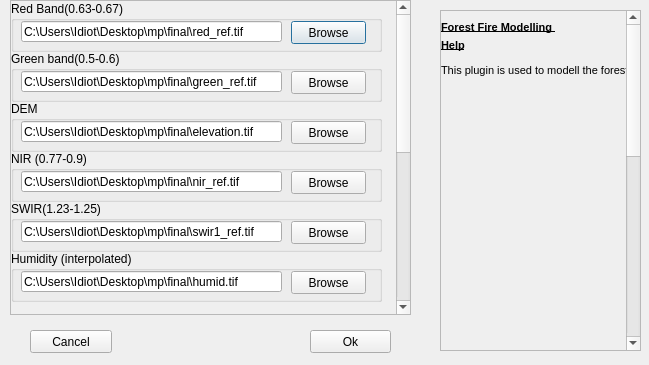
<?xml version="1.0" encoding="UTF-8"?>
<ui version="4.0">
 <class>bathymetryDialogBase</class>
 <widget class="QDialog" name="bathymetryDialogBase">
  <property name="geometry">
   <rect>
    <x>0</x>
    <y>0</y>
    <width>649</width>
    <height>365</height>
   </rect>
  </property>
  <property name="windowTitle">
   <string>Forest Fire</string>
  </property>
  <widget class="QScrollArea" name="scrollArea_2">
   <property name="geometry">
    <rect>
     <x>10</x>
     <y>0</y>
     <width>401</width>
     <height>315</height>
    </rect>
   </property>
   <property name="verticalScrollBarPolicy">
    <enum>Qt::ScrollBarAlwaysOn</enum>
   </property>
   <property name="widgetResizable">
    <bool>true</bool>
   </property>
   <widget class="QWidget" name="scrollAreaWidgetContents_2">
    <property name="geometry">
     <rect>
      <x>0</x>
      <y>-337</y>
      <width>382</width>
      <height>650</height>
     </rect>
    </property>
    <property name="minimumSize">
     <size>
      <width>0</width>
      <height>650</height>
     </size>
    </property>
    <widget class="QGroupBox" name="groupBox_2">
     <property name="geometry">
      <rect>
       <x>0</x>
       <y>0</y>
       <width>371</width>
       <height>51</height>
      </rect>
     </property>
     <property name="title">
      <string>Red Band(0.63-0.67)</string>
     </property>
     <widget class="QPushButton" name="red_btn">
      <property name="geometry">
       <rect>
        <x>280</x>
        <y>20</y>
        <width>75</width>
        <height>23</height>
       </rect>
      </property>
      <property name="text">
       <string>Browse</string>
      </property>
     </widget>
     <widget class="QLineEdit" name="red">
      <property name="geometry">
       <rect>
        <x>10</x>
        <y>20</y>
        <width>261</width>
        <height>21</height>
       </rect>
      </property>
      <property name="text">
       <string>C:\Users\Idiot\Desktop\mp\final\red_ref.tif</string>
      </property>
     </widget>
    </widget>
    <widget class="QGroupBox" name="groupBox_3">
     <property name="geometry">
      <rect>
       <x>0</x>
       <y>50</y>
       <width>371</width>
       <height>51</height>
      </rect>
     </property>
     <property name="title">
      <string>Green band(0.5-0.6)</string>
     </property>
     <widget class="QPushButton" name="green_btn">
      <property name="geometry">
       <rect>
        <x>280</x>
        <y>20</y>
        <width>75</width>
        <height>23</height>
       </rect>
      </property>
      <property name="text">
       <string>Browse</string>
      </property>
     </widget>
     <widget class="QLineEdit" name="green">
      <property name="geometry">
       <rect>
        <x>10</x>
        <y>20</y>
        <width>261</width>
        <height>21</height>
       </rect>
      </property>
      <property name="text">
       <string>C:\Users\Idiot\Desktop\mp\final\green_ref.tif</string>
      </property>
     </widget>
    </widget>
    <widget class="QGroupBox" name="groupBox_5">
     <property name="geometry">
      <rect>
       <x>0</x>
       <y>100</y>
       <width>371</width>
       <height>51</height>
      </rect>
     </property>
     <property name="title">
      <string>DEM</string>
     </property>
     <widget class="QPushButton" name="dem_btn">
      <property name="geometry">
       <rect>
        <x>280</x>
        <y>20</y>
        <width>75</width>
        <height>23</height>
       </rect>
      </property>
      <property name="text">
       <string>Browse</string>
      </property>
     </widget>
     <widget class="QLineEdit" name="dem">
      <property name="geometry">
       <rect>
        <x>10</x>
        <y>20</y>
        <width>261</width>
        <height>21</height>
       </rect>
      </property>
      <property name="text">
       <string>C:\Users\Idiot\Desktop\mp\final\elevation.tif</string>
      </property>
     </widget>
    </widget>
    <widget class="QGroupBox" name="groupBox_12">
     <property name="geometry">
      <rect>
       <x>0</x>
       <y>150</y>
       <width>371</width>
       <height>51</height>
      </rect>
     </property>
     <property name="title">
      <string>NIR (0.77-0.9)</string>
     </property>
     <widget class="QPushButton" name="nir_btn">
      <property name="geometry">
       <rect>
        <x>280</x>
        <y>20</y>
        <width>75</width>
        <height>23</height>
       </rect>
      </property>
      <property name="text">
       <string>Browse</string>
      </property>
     </widget>
     <widget class="QLineEdit" name="nir">
      <property name="geometry">
       <rect>
        <x>10</x>
        <y>20</y>
        <width>261</width>
        <height>21</height>
       </rect>
      </property>
      <property name="text">
       <string>C:\Users\Idiot\Desktop\mp\final\nir_ref.tif</string>
      </property>
     </widget>
    </widget>
    <widget class="QGroupBox" name="groupBox_8">
     <property name="enabled">
      <bool>true</bool>
     </property>
     <property name="geometry">
      <rect>
       <x>0</x>
       <y>200</y>
       <width>371</width>
       <height>51</height>
      </rect>
     </property>
     <property name="title">
      <string>SWIR(1.23-1.25)</string>
     </property>
     <widget class="QPushButton" name="swir_btn">
      <property name="geometry">
       <rect>
        <x>280</x>
        <y>20</y>
        <width>75</width>
        <height>23</height>
       </rect>
      </property>
      <property name="text">
       <string>Browse</string>
      </property>
     </widget>
     <widget class="QLineEdit" name="swir">
      <property name="geometry">
       <rect>
        <x>10</x>
        <y>20</y>
        <width>261</width>
        <height>21</height>
       </rect>
      </property>
      <property name="text">
       <string>C:\Users\Idiot\Desktop\mp\final\swir1_ref.tif</string>
      </property>
     </widget>
    </widget>
    <widget class="QGroupBox" name="groupBox_9">
     <property name="enabled">
      <bool>true</bool>
     </property>
     <property name="geometry">
      <rect>
       <x>0</x>
       <y>250</y>
       <width>371</width>
       <height>51</height>
      </rect>
     </property>
     <property name="title">
      <string>Humidity (interpolated)</string>
     </property>
     <widget class="QPushButton" name="humidity_btn">
      <property name="geometry">
       <rect>
        <x>280</x>
        <y>20</y>
        <width>75</width>
        <height>23</height>
       </rect>
      </property>
      <property name="text">
       <string>Browse</string>
      </property>
     </widget>
     <widget class="QLineEdit" name="humidity">
      <property name="geometry">
       <rect>
        <x>10</x>
        <y>20</y>
        <width>261</width>
        <height>21</height>
       </rect>
      </property>
      <property name="text">
       <string>C:\Users\Idiot\Desktop\mp\final\humid.tif</string>
      </property>
     </widget>
    </widget>
    <widget class="QGroupBox" name="groupBox_10">
     <property name="enabled">
      <bool>true</bool>
     </property>
     <property name="geometry">
      <rect>
       <x>0</x>
       <y>310</y>
       <width>371</width>
       <height>51</height>
      </rect>
     </property>
     <property name="title">
      <string>Wind dirlayer(interpolated)</string>
     </property>
     <widget class="QPushButton" name="wind_btn">
      <property name="geometry">
       <rect>
        <x>280</x>
        <y>20</y>
        <width>75</width>
        <height>23</height>
       </rect>
      </property>
      <property name="text">
       <string>Browse</string>
      </property>
     </widget>
     <widget class="QLineEdit" name="wind">
      <property name="geometry">
       <rect>
        <x>10</x>
        <y>20</y>
        <width>261</width>
        <height>21</height>
       </rect>
      </property>
      <property name="text">
       <string>C:\Users\Idiot\Desktop\mp\final\wind_final.tif</string>
      </property>
     </widget>
    </widget>
    <widget class="QGroupBox" name="groupBox_6">
     <property name="geometry">
      <rect>
       <x>0</x>
       <y>540</y>
       <width>371</width>
       <height>51</height>
      </rect>
     </property>
     <property name="title">
      <string>Output Directory</string>
     </property>
     <widget class="QPushButton" name="output_dir_btn">
      <property name="geometry">
       <rect>
        <x>280</x>
        <y>20</y>
        <width>75</width>
        <height>23</height>
       </rect>
      </property>
      <property name="text">
       <string>Browse</string>
      </property>
     </widget>
     <widget class="QLineEdit" name="output_dir">
      <property name="geometry">
       <rect>
        <x>10</x>
        <y>20</y>
        <width>261</width>
        <height>21</height>
       </rect>
      </property>
      <property name="text">
       <string>C:\Users\Idiot\Desktop\mp\final\output</string>
      </property>
     </widget>
    </widget>
    <widget class="QLabel" name="label_2">
     <property name="geometry">
      <rect>
       <x>40</x>
       <y>420</y>
       <width>81</width>
       <height>31</height>
      </rect>
     </property>
     <property name="text">
      <string>Time Step</string>
     </property>
    </widget>
    <widget class="QLabel" name="label_3">
     <property name="geometry">
      <rect>
       <x>40</x>
       <y>450</y>
       <width>81</width>
       <height>31</height>
      </rect>
     </property>
     <property name="text">
      <string>Speed(km/hr)</string>
     </property>
    </widget>
    <widget class="QLineEdit" name="speed">
     <property name="geometry">
      <rect>
       <x>120</x>
       <y>450</y>
       <width>241</width>
       <height>31</height>
      </rect>
     </property>
     <property name="text">
      <string>0.5</string>
     </property>
    </widget>
    <widget class="QDateTimeEdit" name="dateTimeEdit">
     <property name="geometry">
      <rect>
       <x>120</x>
       <y>490</y>
       <width>194</width>
       <height>22</height>
      </rect>
     </property>
    </widget>
    <widget class="QDateTimeEdit" name="dateTimeEdit1">
     <property name="enabled">
      <bool>false</bool>
     </property>
     <property name="geometry">
      <rect>
       <x>120</x>
       <y>520</y>
       <width>194</width>
       <height>22</height>
      </rect>
     </property>
    </widget>
    <widget class="QLabel" name="label_4">
     <property name="geometry">
      <rect>
       <x>40</x>
       <y>490</y>
       <width>51</width>
       <height>16</height>
      </rect>
     </property>
     <property name="text">
      <string>Start Date</string>
     </property>
    </widget>
    <widget class="QLabel" name="label_5">
     <property name="geometry">
      <rect>
       <x>40</x>
       <y>520</y>
       <width>51</width>
       <height>20</height>
      </rect>
     </property>
     <property name="text">
      <string>End Date</string>
     </property>
    </widget>
    <widget class="QLabel" name="label_6">
     <property name="geometry">
      <rect>
       <x>200</x>
       <y>420</y>
       <width>71</width>
       <height>16</height>
      </rect>
     </property>
     <property name="text">
      <string>NDVI threshold</string>
     </property>
    </widget>
    <widget class="QDoubleSpinBox" name="ndvi">
     <property name="geometry">
      <rect>
       <x>280</x>
       <y>420</y>
       <width>62</width>
       <height>22</height>
      </rect>
     </property>
     <property name="maximum">
      <double>2.000000000000000</double>
     </property>
     <property name="singleStep">
      <double>0.100000000000000</double>
     </property>
     <property name="value">
      <double>0.250000000000000</double>
     </property>
    </widget>
    <widget class="QSpinBox" name="time_step">
     <property name="geometry">
      <rect>
       <x>120</x>
       <y>420</y>
       <width>62</width>
       <height>22</height>
      </rect>
     </property>
     <property name="maximum">
      <number>600</number>
     </property>
     <property name="value">
      <number>20</number>
     </property>
    </widget>
    <widget class="QGroupBox" name="groupBox_11">
     <property name="enabled">
      <bool>true</bool>
     </property>
     <property name="geometry">
      <rect>
       <x>0</x>
       <y>360</y>
       <width>371</width>
       <height>51</height>
      </rect>
     </property>
     <property name="title">
      <string>Seed Points(Shape File)</string>
     </property>
     <widget class="QPushButton" name="shape_file_btn">
      <property name="geometry">
       <rect>
        <x>280</x>
        <y>20</y>
        <width>75</width>
        <height>23</height>
       </rect>
      </property>
      <property name="text">
       <string>Browse</string>
      </property>
     </widget>
     <widget class="QLineEdit" name="shape_file">
      <property name="geometry">
       <rect>
        <x>10</x>
        <y>20</y>
        <width>261</width>
        <height>21</height>
       </rect>
      </property>
      <property name="text">
       <string>C:\Users\Idiot\Desktop\mp\final\seed.shp</string>
      </property>
     </widget>
    </widget>
    <widget class="QGroupBox" name="groupBox_13">
     <property name="enabled">
      <bool>true</bool>
     </property>
     <property name="geometry">
      <rect>
       <x>0</x>
       <y>600</y>
       <width>371</width>
       <height>51</height>
      </rect>
     </property>
     <property name="title">
      <string>Burnt ground truth</string>
     </property>
     <widget class="QPushButton" name="burnt_btn">
      <property name="geometry">
       <rect>
        <x>280</x>
        <y>20</y>
        <width>75</width>
        <height>23</height>
       </rect>
      </property>
      <property name="text">
       <string>Browse</string>
      </property>
     </widget>
     <widget class="QLineEdit" name="burnt">
      <property name="geometry">
       <rect>
        <x>10</x>
        <y>20</y>
        <width>261</width>
        <height>21</height>
       </rect>
      </property>
      <property name="text">
       <string>C:\Users\Idiot\Desktop\mp\final\burnt.tif</string>
      </property>
     </widget>
    </widget>
   </widget>
  </widget>
  <widget class="QPushButton" name="ok">
   <property name="geometry">
    <rect>
     <x>310</x>
     <y>330</y>
     <width>81</width>
     <height>23</height>
    </rect>
   </property>
   <property name="text">
    <string>Ok</string>
   </property>
  </widget>
  <widget class="QPushButton" name="cancel">
   <property name="geometry">
    <rect>
     <x>30</x>
     <y>330</y>
     <width>82</width>
     <height>23</height>
    </rect>
   </property>
   <property name="text">
    <string>Cancel</string>
   </property>
  </widget>
  <widget class="QScrollArea" name="scrollArea">
   <property name="geometry">
    <rect>
     <x>440</x>
     <y>10</y>
     <width>201</width>
     <height>341</height>
    </rect>
   </property>
   <property name="maximumSize">
    <size>
     <width>16777</width>
     <height>16777215</height>
    </size>
   </property>
   <property name="verticalScrollBarPolicy">
    <enum>Qt::ScrollBarAsNeeded</enum>
   </property>
   <property name="widgetResizable">
    <bool>true</bool>
   </property>
   <widget class="QWidget" name="scrollAreaWidgetContents">
    <property name="geometry">
     <rect>
      <x>0</x>
      <y>0</y>
      <width>182</width>
      <height>800</height>
     </rect>
    </property>
    <property name="minimumSize">
     <size>
      <width>0</width>
      <height>800</height>
     </size>
    </property>
    <widget class="QLabel" name="label">
     <property name="geometry">
      <rect>
       <x>0</x>
       <y>10</y>
       <width>201</width>
       <height>831</height>
      </rect>
     </property>
     <property name="sizePolicy">
      <sizepolicy hsizetype="MinimumExpanding" vsizetype="Expanding">
       <horstretch>0</horstretch>
       <verstretch>0</verstretch>
      </sizepolicy>
     </property>
     <property name="text">
      <string>&lt;!DOCTYPE HTML PUBLIC &quot;-//W3C//DTD HTML 4.0//EN&quot; &quot;http://www.w3.org/TR/REC-html40/strict.dtd&quot;&gt;
&lt;html&gt;&lt;head&gt;&lt;meta name=&quot;qrichtext&quot; content=&quot;1&quot; /&gt;&lt;style type=&quot;text/css&quot;&gt;
p, li { white-space: pre-wrap; }
&lt;/style&gt;&lt;/head&gt;&lt;body style=&quot; font-family:'MS Shell Dlg 2'; font-size:8pt; font-weight:400; font-style:normal;&quot;&gt;
&lt;p style=&quot; margin-top:12px; margin-bottom:4px; margin-left:0px; margin-right:0px; -qt-block-indent:0; text-indent:0px;&quot;&gt;&lt;span style=&quot; font-weight:600; text-decoration: underline;&quot;&gt;Forest Fire Modelling&lt;/span&gt;&lt;span style=&quot; font-weight:600; text-decoration: underline;&quot;&gt; &lt;/span&gt;&lt;/p&gt;
&lt;p style=&quot; margin-top:5px; margin-bottom:12px; margin-left:0px; margin-right:0px; -qt-block-indent:0; text-indent:0px;&quot;&gt;&lt;span style=&quot; font-weight:600; text-decoration: underline;&quot;&gt;Help&lt;/span&gt;&lt;/p&gt;
&lt;p style=&quot; margin-top:5px; margin-bottom:1px; margin-left:0px; margin-right:0px; -qt-block-indent:0; text-indent:0px;&quot;&gt;This plugin is used to modell the forest fire.&lt;/p&gt;&lt;/body&gt;&lt;/html&gt;</string>
     </property>
     <property name="alignment">
      <set>Qt::AlignLeading|Qt::AlignLeft|Qt::AlignTop</set>
     </property>
    </widget>
   </widget>
  </widget>
 </widget>
 <resources/>
 <connections/>
</ui>
